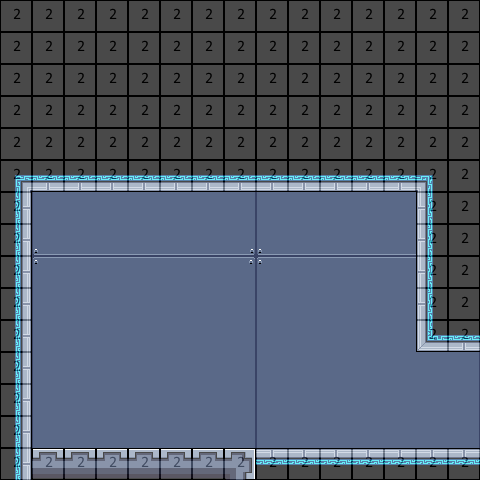

Tiled map render using the project's own tile images. Description and the whole map definition, tile-layer contents included, below:
An orthogonal 15x15 tile map with 32x32 px tiles, 3 tile layers (bg, mg, collision), 2 tilesets and 4 objects (save2_start, start, Testing Save, save).

<map version="2017.05.26" orientation="orthogonal" renderorder="right-down" width="15" height="15" tilewidth="32" tileheight="32" nextobjectid="43">
 <tileset firstgid="1" name="32blocks" tilewidth="32" tileheight="32" tilecount="10" columns="10">
  <image source="32blocks.png" width="320" height="32" />
 </tileset>
 <tileset firstgid="11" name="shipTileset" tilewidth="32" tileheight="32" tilecount="133" columns="19">
  <image source="shipTileset.png" width="608" height="224" />
 </tileset>
 <layer name="bg" width="15" height="15">
  <data encoding="csv">
0,128,126,127,128,126,127,128,126,127,128,126,127,128,126,
0,21,22,22,22,22,22,23,21,22,22,22,22,22,23,
0,40,41,41,41,41,41,42,40,41,41,41,41,41,42,
0,40,41,41,41,41,41,42,40,41,41,41,41,41,42,
0,40,41,41,41,41,41,42,40,41,41,41,41,41,42,
0,40,41,41,41,41,41,42,40,41,41,41,41,41,42,
0,40,41,41,41,41,41,42,40,41,41,41,41,41,42,
0,59,60,60,60,60,60,61,59,60,60,60,60,60,61,
0,21,22,22,22,22,22,23,21,22,22,22,22,22,23,
0,40,41,41,41,41,41,42,40,41,41,41,41,41,42,
0,40,41,41,41,41,41,42,40,41,41,41,41,41,42,
0,40,41,41,41,41,41,42,40,41,41,41,41,41,42,
0,40,41,41,41,41,41,42,40,41,41,41,41,41,42,
0,40,41,41,41,41,41,42,40,41,41,41,41,41,42,
0,59,60,60,60,60,60,61,59,60,60,60,60,60,61
</data>
 </layer>
 <layer name="mg" width="15" height="15">
  <data encoding="csv">
32,32,32,32,32,32,32,32,32,32,32,32,32,32,32,
32,32,32,32,32,32,32,32,32,32,32,32,32,32,32,
32,32,32,32,32,32,32,32,32,32,32,32,32,32,32,
32,32,32,32,32,32,32,32,32,32,32,32,32,32,32,
32,32,32,32,32,32,32,32,32,32,32,32,32,32,32,
94,51,51,51,51,51,51,51,51,51,51,51,51,95,32,
33,0,0,0,0,0,0,0,0,0,0,0,0,31,32,
33,0,0,0,0,0,0,0,0,0,0,0,0,31,32,
33,0,0,0,0,0,0,0,0,0,0,0,0,31,32,
33,0,0,0,0,0,0,0,0,0,0,0,0,31,32,
33,0,0,0,0,0,0,0,0,0,0,0,0,50,51,
33,0,0,0,0,0,0,0,0,0,0,0,0,0,0,
33,0,0,0,0,0,0,0,0,0,0,0,0,0,0,
33,0,0,0,0,0,0,0,0,0,0,0,0,0,0,
33,16,16,16,16,16,16,17,13,13,13,13,13,13,13
</data>
 </layer>
 <layer name="collision" width="15" height="15" opacity="0.29">
  <data encoding="csv">
2,2,2,2,2,2,2,2,2,2,2,2,2,2,2,
2,2,2,2,2,2,2,2,2,2,2,2,2,2,2,
2,2,2,2,2,2,2,2,2,2,2,2,2,2,2,
2,2,2,2,2,2,2,2,2,2,2,2,2,2,2,
2,2,2,2,2,2,2,2,2,2,2,2,2,2,2,
2,2,2,2,2,2,2,2,2,2,2,2,2,2,2,
2,0,0,0,0,0,0,0,0,0,0,0,0,2,2,
2,0,0,0,0,0,0,0,0,0,0,0,0,2,2,
2,0,0,0,0,0,0,0,0,0,0,0,0,2,2,
2,0,0,0,0,0,0,0,0,0,0,0,0,2,2,
2,0,0,0,0,0,0,0,0,0,0,0,0,2,2,
2,0,0,0,0,0,0,0,0,0,0,0,0,0,0,
2,0,0,0,0,0,0,0,0,0,0,0,0,0,0,
2,0,0,0,0,0,0,0,0,0,0,0,0,0,0,
2,2,2,2,2,2,2,2,2,2,2,2,2,2,2
</data>
 </layer>
 <objectgroup name="Object Layer 1">
  <object id="24" name="travel" type="save2_start" x="459.333" y="356.333" width="9.33333" height="90" />
  <object id="32" name="d" type="start" x="41.3333" y="425.333" width="12.6667" height="13.3333" />
  <object id="33" name="message" type="Testing Save" x="29" y="240" width="168.333" height="204.333" />
  <object id="42" name="save" x="269" y="455" width="13" height="15" />
 </objectgroup>
</map>
